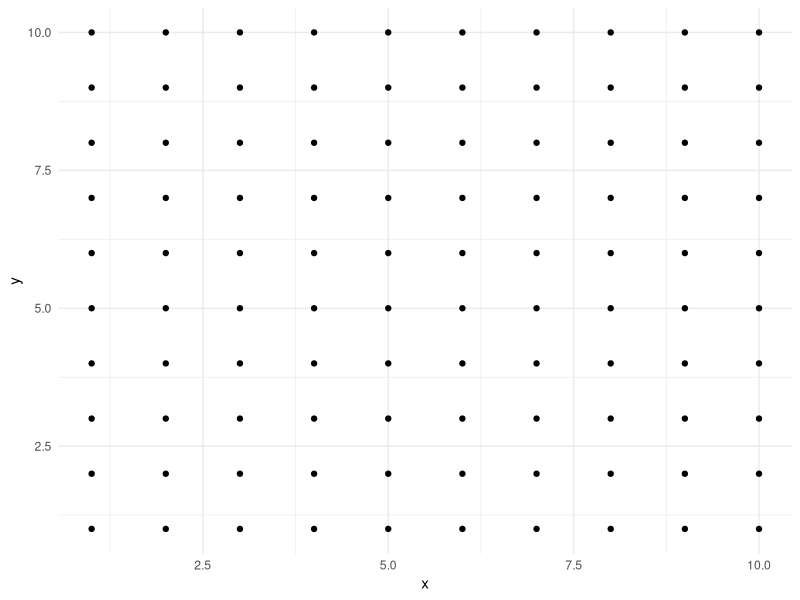
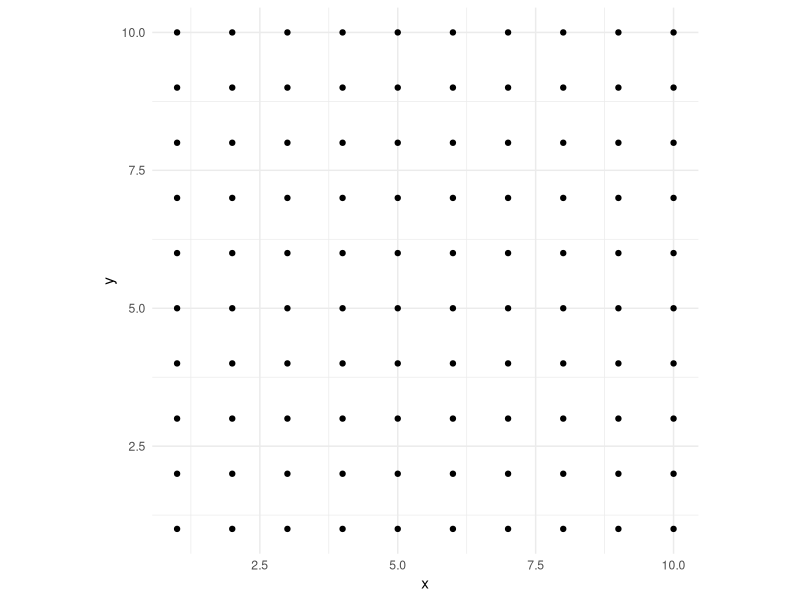
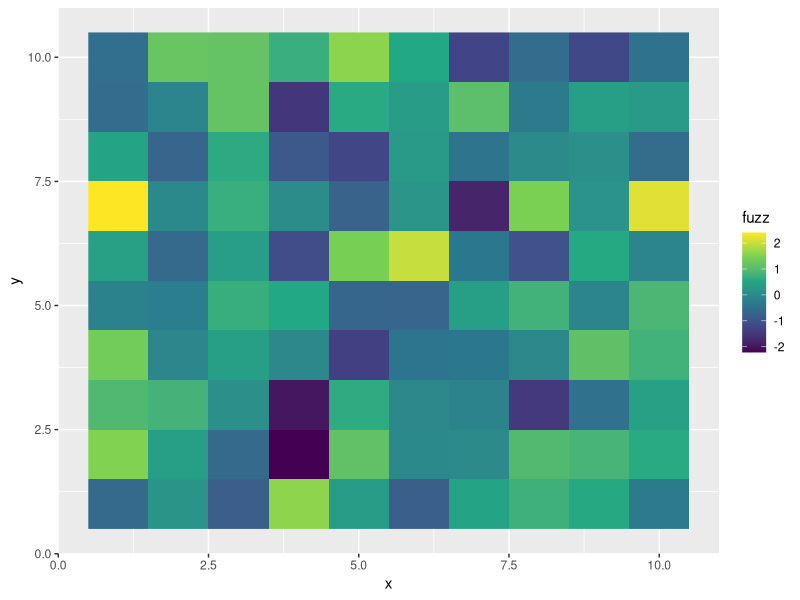
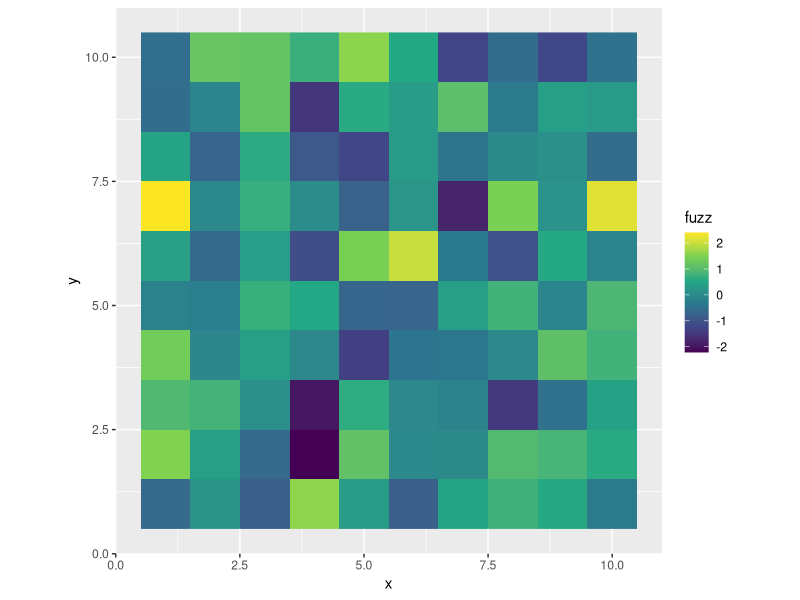
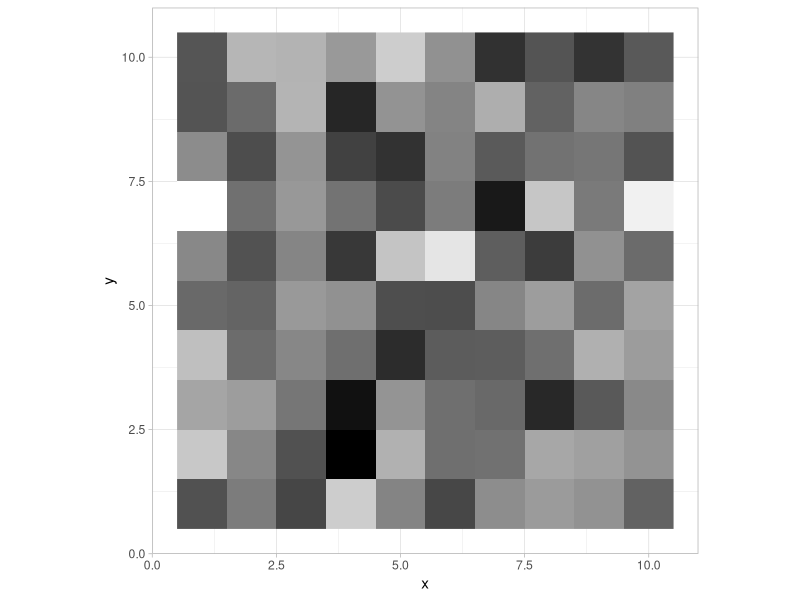
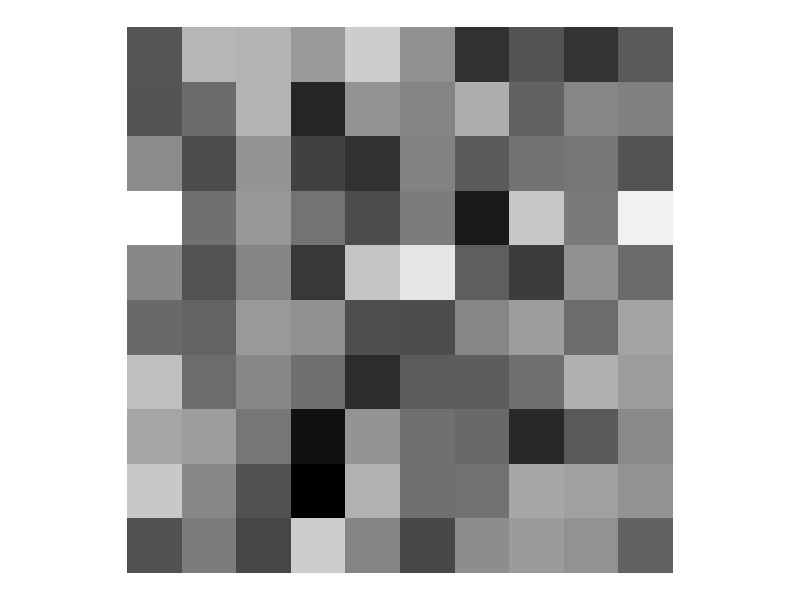

Generate these figures, in order, with R:
## ---- chunk 1
knitr::opts_chunk$set(fig.height=3, comment="#")
## ---- chunk 2
options(
ggplot2.continuous.colour = "viridis",
ggplot2.continuous.fill = "viridis",
ggplot2.discrete.colour = "brewer",
ggplot2.discrete.fill = "brewer"
)
## ---- chunk 3
library("tidyverse")



df <- expand.grid("x" = 1:10, "y" = 1:10) 
ggplot(df, aes(x, y)) +
  geom_point() +
  theme_minimal()

## ---- chunk 4
ggplot(df, aes(x, y)) +
  geom_point() +
  theme_minimal() +
  coord_equal()
## ---- chunk 5
set.seed(1)
fuzz <- rnorm(nrow(df))
ggplot(df,aes(x,y)) + geom_raster(aes(fill=fuzz))
## ---- chunk 6
ggplot(df,aes(x,y)) + geom_raster(aes(fill=fuzz)) + coord_equal()
## ---- chunk 7
#ggplot(df,aes(x,y)) + geom_raster(aes(fill=fuzz)) + scale_fill_gradient2(low="white", high="black") coord_equal() +theme_light()
ggplot(df, aes(x = x, y = y)) +
  geom_raster(aes(fill = fuzz)) + 
  scale_fill_gradient(low = "black", high = "white") + 
  coord_equal() + 
  theme_light() +
  theme(legend.position = "none")

## ---- chunk 8
ggplot(df, aes(x = x, y = y)) +
  geom_tile(aes(fill = fuzz)) + 
  scale_fill_gradient(low = "black", high = "white") + 
  coord_equal() + 
  theme_void() +
  theme(legend.position = "none")
